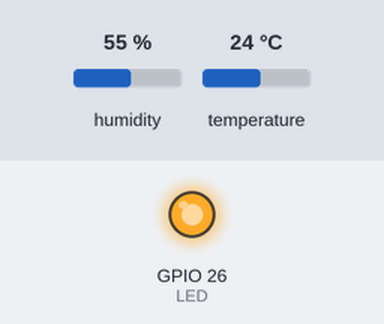
Recording of a sketch running on a simulated ESP32. Parts: output pins drawn as LEDs (lit = HIGH). The test bench sets the inputs (shaded band); at power-on: humidity 55 %, temperature 24 °C. WiFi joins after 1.5 s; servers stay silent unless stated; uploads are accepted with an empty reply; what the sketch prints to the serial monitor is not drawn.

Above: at 2.7 s.
2.8 s: humidity set to 73 %
8.9 s: humidity set to 76 %
At 15.2 s:
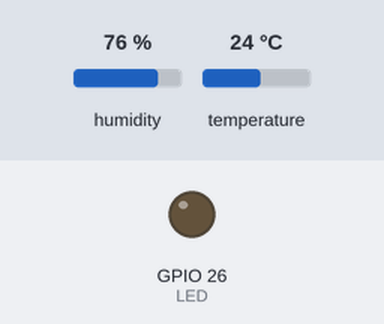
15.5 s: humidity set to 62 %
21.4 s: humidity set to 59 %
At 27.4 s:
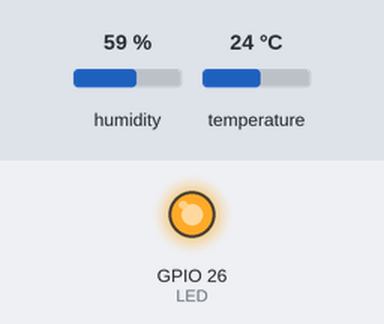
28.0 s: humidity set to 88 %
At 33.9 s:
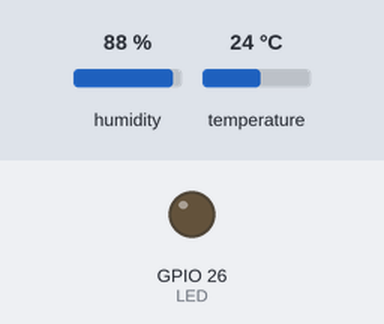
Timing chart, 0 to 35.2 s (numbered marks = the images above; inputs shaded):
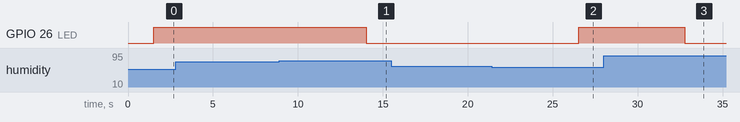

The sketch:

relay_to_mysql.ino
```cpp
/*
#include <ESP8266WiFi.h>
 #include <ESP8266HTTPClient.h>
#include <WiFiClient.h>
*/
#include <WiFi.h>
#include <HTTPClient.h>
#include "DHT.h"
#include <SimpleDHT.h>
const char* ssid     = "kuma_kun";
const char* password = "hutao2020"; //name
const char* serverName = "http://192.168.183.117/lab9/post-esp-data.php"; //pass
String apiKeyValue = "tPmAT5Ab3j7F9";
String sensorName = "DHT11";
String sensorLocation = "CSC Office";
int pinDHT11 = 4;
SimpleDHT11 dht11(pinDHT11);
#define DHTTYPE DHT11
#define DHTPin 4
DHT dht(DHTPin, DHTTYPE);
void setup() {
  Serial.begin(115200);
  WiFi.begin(ssid, password);
  Serial.println("Connecting");
  while(WiFi.status() != WL_CONNECTED) {
    delay(500);
    Serial.print(".");
  }
  Serial.println("");
  Serial.print("Connected to WiFi network with IP Address: ");
  Serial.println(WiFi.localIP());
  pinMode(26, OUTPUT); //กำหนดขา 26 เป็นขาออกที่เชื่อมต่อ LED
  digitalWrite(26, LOW); //ปิดไฟ Relay
}
void loop() {
  byte temperature = 0;
  byte humidity = 0;

  int err = SimpleDHTErrSuccess;
  if ((err = dht11.read(&temperature, &humidity, NULL)) != SimpleDHTErrSuccess) {
    Serial.print("Read DHT11 failed, err="); Serial.print(SimpleDHTErrCode(err));
    Serial.print(","); Serial.println(SimpleDHTErrDuration(err)); delay(1000);
    return;
  }

  Serial.print("Sample OK: ");
  Serial.print((int)temperature); Serial.print(" *C, ");
  Serial.print((int)humidity); Serial.println(" H");

  /*
    */

  //int value = analogRead(34);
  if (humidity <= 60) {
    digitalWrite(26, HIGH); //เปิดไฟ Relay
  } else if(humidity >= 75) {
    digitalWrite(26, LOW); //ปิดไฟ Relay
    }

  //Serial.println(value);
  delay(1000); //รอ 1 วินาที

  /*
     float h = dht.readHumidity();
    */

    // Read temperature as Celsius (the default)
    float t = dht.readTemperature();
    // Read temperature as Fahrenheit (isFahrenheit = true)
    float f = dht.readTemperature(true);

  if(WiFi.status()== WL_CONNECTED){
    WiFiClient client;
    HTTPClient http;
    http.begin(client, serverName);
    http.addHeader("Content-Type", "application/x-www-form-urlencoded");
    String httpRequestData = "api_key=" + apiKeyValue + "&sensor=" + sensorName
                          + "&location=" + sensorLocation + "&value1=" + String(humidity)
                          + "&value2=" +String(t) + "&value3=" + String(f) + "";
    Serial.print("httpRequestData: ");
    Serial.println(httpRequestData);
    int httpResponseCode = http.POST(httpRequestData);
    if (httpResponseCode>0) {
      Serial.print("HTTP Response code: ");
      Serial.println(httpResponseCode);
    }
    else {
      Serial.print("Error code: ");
      Serial.println(httpResponseCode);
    }
   http.end();
  }
  else {
    Serial.println("WiFi Disconnected");
  }
  delay(5000);
}
```

Measured:
- the behaviour switches between 74 and 75 % on humidity (found by bisection; images 0 and 1)
- the behaviour switches between 61 and 60 % on humidity (found by bisection; images 1 and 2)
- after the input at 2.8 s, every drawn part: stays the same
- after the input at 8.9 s, GPIO 26 (LED): HIGH → LOW after 5.1 s
- after the input at 15.5 s, every drawn part: stays the same
- after the input at 21.4 s, GPIO 26 (LED): LOW → HIGH after 5.1 s
- after the input at 28.0 s, GPIO 26 (LED): HIGH → LOW after 4.8 s
